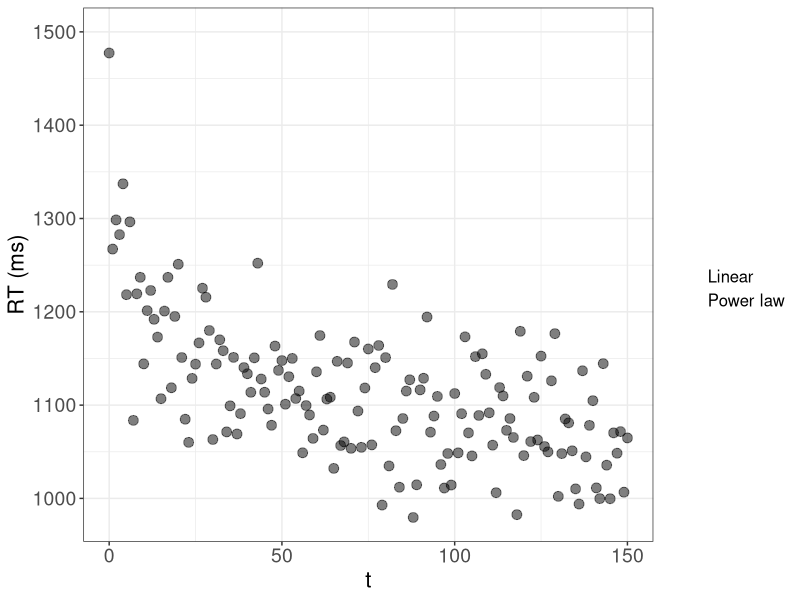
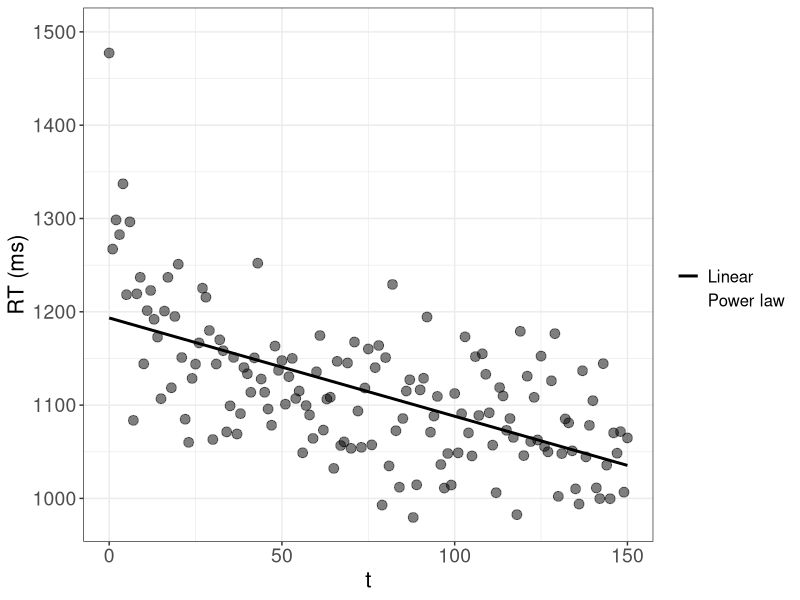
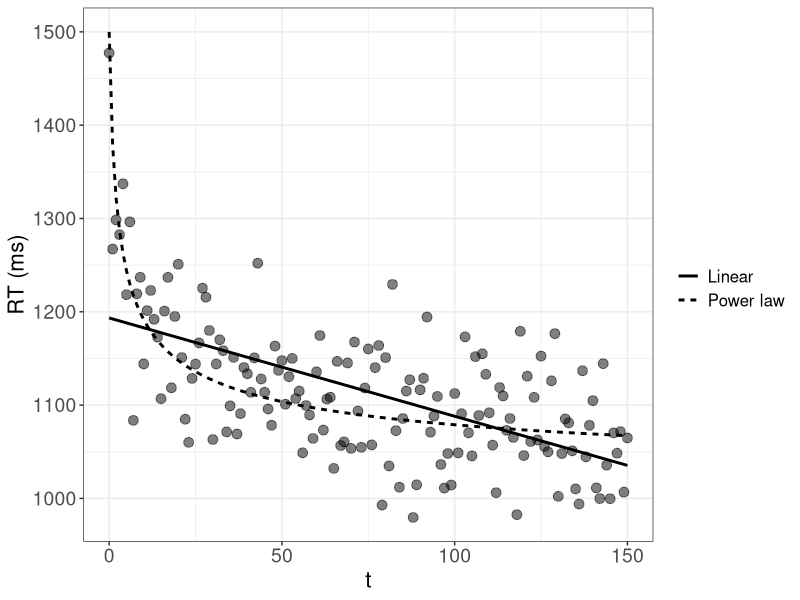
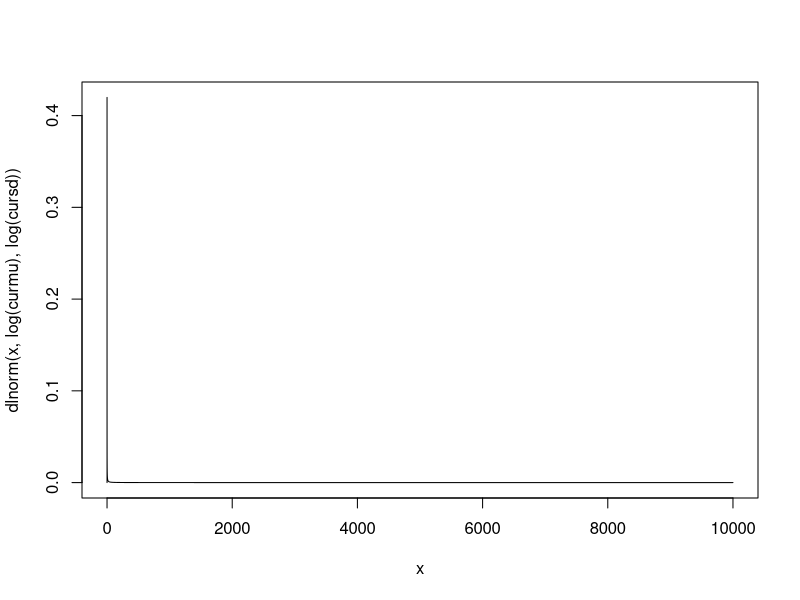
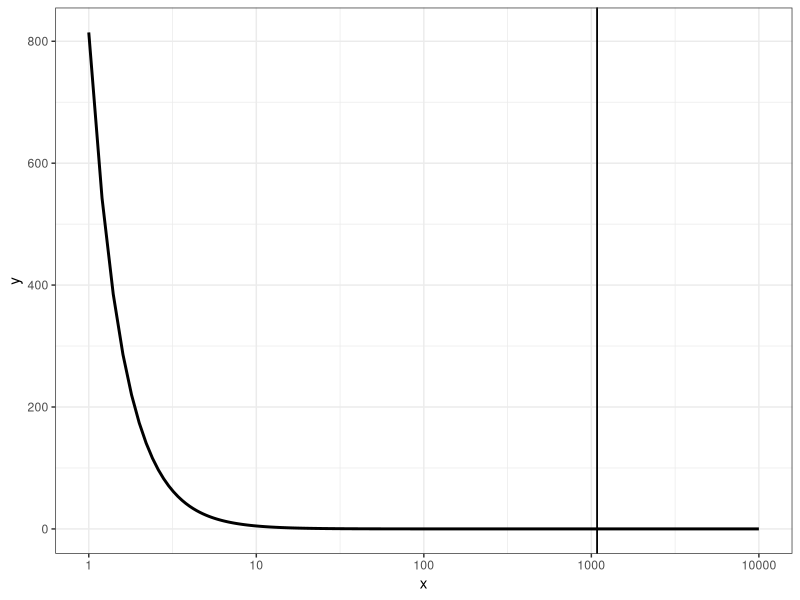
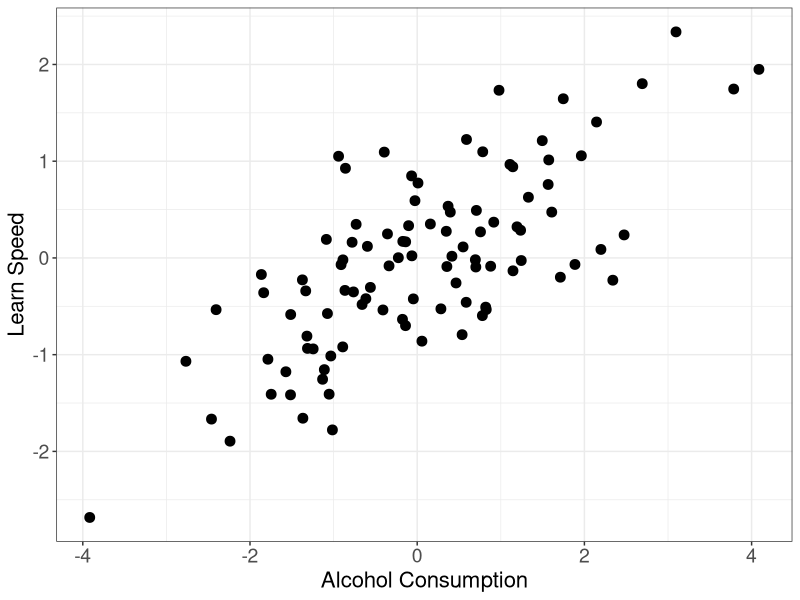
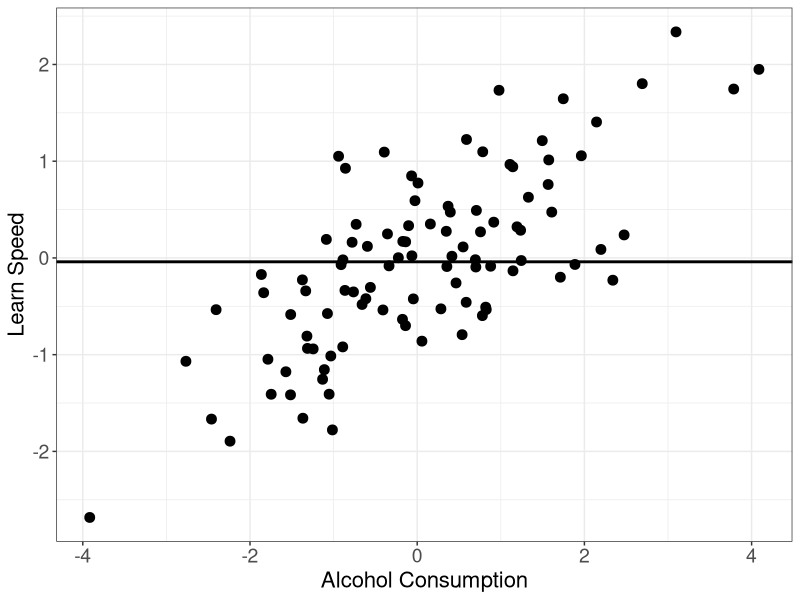
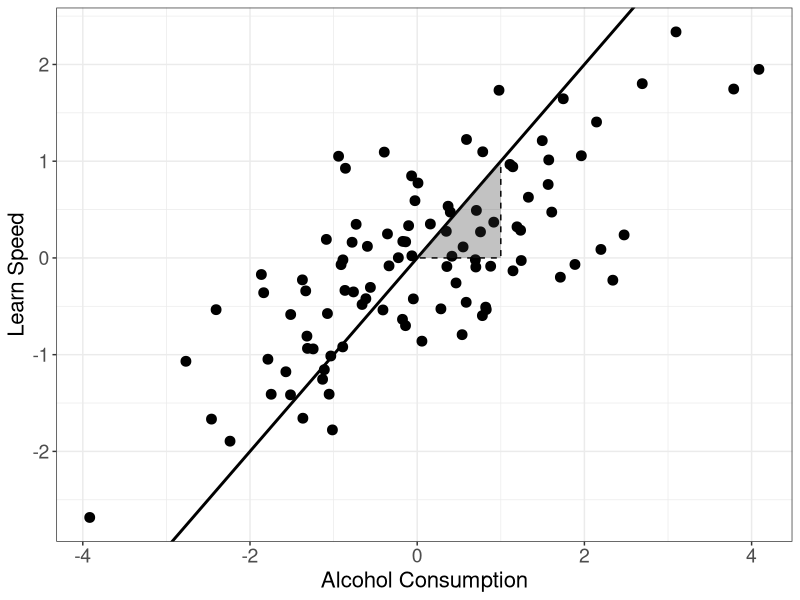

Write R code to recreate these figures, in order.
## ---- chunk 1
library(dplyr)  # basic package for changing data structures.

library(ggplot2)  # important package for plotting.

thlg <- theme(axis.title = element_text(size = 16),
              axis.text = element_text(size = 14),
              legend.title = element_text(size = 14),
              legend.text = element_text(size = 12))
## ---- chunk 2

# Forgetting data:
  N <- 150
  t <- 0:N

  # Power:
    Ap <- 1000
    Bp <- 500
    bet <- 0.4
  
    RTp <- Ap + Bp * (t + 1)^(-bet) + rnorm(N + 1, 0, 50)

  # Exponential:
    Ae <- 1000
    Be <- 500
    alp <- 0.6
  
    RTe <- Ae + Be * exp(-alp * t) + rnorm(N + 1, 0, 50)

  # Linear:

# Plotting:
  pow_lin_dat <- data.frame(t = t, RTp = RTp, RTe = RTe,
              pred_p = Ap + Bp * (t + 1)^(-bet),
              pred_e = Ae + Be * exp(-alp * t)) %>%
    ggplot(aes(x = t)) +
    geom_point(aes(y = RTp), size = 3, alpha = 0.5) +
    labs(y = "RT (ms)", linetype = "") +
    geom_line(aes(y = pred_p, linetype = "Power law"), linewidth = 1, color = NA) +
    # geom_line(aes(y = pred_e, linetype = "Exponetial law"), linewidth = 1) +
    # Linear:
    geom_smooth(aes(y = RTp, linetype = "Linear"), method = "lm", se = FALSE, linewidth = 1, color = NA) +
    theme_bw() +
    thlg

  pow_lin_dat

  ggsave("_figures/pow_lin_dat.png", height = 12, width = 16, unit = "cm")


  pow_lin <- pow_lin_dat +
    # geom_line(aes(y = pred_e, linetype = "Exponetial law"), linewidth = 1) +
    # Linear:
    geom_smooth(aes(y = RTp, linetype = "Linear"), method = "lm", se = FALSE, linewidth = 1, color = "black")

  
  pow_lin
  ggsave("_figures/lin.png", height = 12, width = 16, unit = "cm")


  pow_lin +
    geom_line(aes(y = pred_p, linetype = "Power law"), linewidth = 1)

  ggsave("_figures/pow_lin.png", height = 12, width = 16, unit = "cm")

## ---- chunk 3
# Average tax cut of $ 1,083 
# 
# But: 80% receive less than this cut, half (around 45 Million people) receive less than $ 100, $ 30,127 for the top 1%

# Try with lognormal:
  curmu <- 0.01
  cursd <- 10000
  
  x <- seq(0, curmu + cursd, by = 0.1)
  plot(x, dlnorm(x, log(curmu), log(cursd)), type = "l")
  
  
  1- plnorm(c(30127), log(curmu), log(cursd))
  plnorm(c(1083, 100), log(curmu), log(cursd))
  
  # Target probabilities:
  c(0.01, 0.8, 0.5)
  
  # Use a pareto distribution:
    # Equations:
    # x_m = 1/(1 - 0.5)^(-1/a) = 100
    # x_m = 1/(1 - 0.8)^(-1/a) = 1083
    # x_m = 1/(1 - 0.01)^(-1/a) = 30127
    # a <- 1083/(1083-x_m)


    x_m <- 200 

    a <- 1083/(1083-x_m)
    
    
    x <- seq(1, 10000, by = 0.2)

    pout <- (a * x_m^a)/(x^(a+1))  # PDF.

    (mpar <- (a * x_m)/(a - 1))
    # To have a mean of 1083 a can be: a = mpar/(mpar - x_m)
    
    (qtpar08 <- x_m * (1 - 0.8)^(-1/a))  # 30127

    (qtpar05 <- x_m * (1 - 0.5)^(-1/a))
    

    data.frame(x = x, y = pout) %>%
      ggplot(aes(x = x, y = y)) +
      geom_line(linewidth = 1) +
      geom_vline(aes(linetype = "mean"), xintercept = mpar) +
      geom_vline(aes(linetype = "mean"), xintercept = mpar) +
      scale_x_continuous(trans = "log10") +
      thlg +
      theme_bw()
  

## ---- chunk 4
# Simple linear relationship:
  n <- 100
  set.seed(09234)
  learn_speed <- rnorm(n)
  alcohol <- rnorm(n, learn_speed)  # assuming that more intelligent people drink more  
## ---- chunk 5

  plt_alc_learn <- data.frame(alcohol = alcohol, learn_speed = learn_speed) %>%
    ggplot(aes(x = alcohol, y = learn_speed)) +
    geom_point(size = 3) +
    labs(x = "Alcohol Consumption", y = "Learn Speed", linetype = "") +
    theme_bw() +
    thlg

# Show and save:
plt_alc_learn

ggsave("_figures/alc_learn_raw.png", height = 12, width = 12, unit = "cm")
## ---- chunk 6
plt_alc_learn +
    geom_hline(yintercept = mean(learn_speed), linewidth = 1)

ggsave("_figures/alc_learn_mean.png", height = 12, width = 12, unit = "cm")
## ---- chunk 7
  plt_alc_learn +
      # Linear:
      geom_abline(slope = 1, linewidth = 1) +
      annotate(geom = "polygon", x = c(1, 0, 1), y = c(1, 0, 0),
              linetype = "dashed", color = "black",
              alpha = 0.3)
  
  ggsave("_figures/alc_learn_lm.png", height = 12, width = 12, unit = "cm")


# Fitted model:
  fit <- lm(learn_speed ~ alcohol)
  summary(fit)

  ic <- coef(fit)["(Intercept)"]   # intercept.
  slp <- coef(fit)["alcohol"]

plt_alc_learn +
    # Linear:
    geom_smooth(method = "lm", se = FALSE, linewidth = 1, color = "black") +
    geom_abline(intercept = ic, slope = slp, linewidth = 1) +
    annotate(geom = "polygon", x = c(1, 0, 1), y = c(1, 0, 0) * slp + ic,
            linetype = "dashed", color = "black",
            alpha = 0.3) +
    annotate(geom = "text", x = 1, y = slp/2 + ic, label = round(slp, 2), size = 6, hjust = 0)

ggsave("_figures/alc_learn_fit.png", height = 12, width = 12, unit = "cm")
